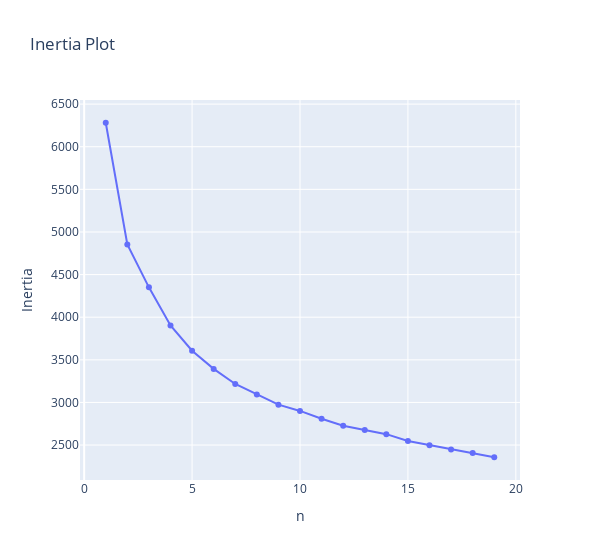

Here is the notebook cell this chart was saved with:
### Markdown cell above
#### K-Means

### Code cell
n_range = np.arange(1, 20)
inertia = [
    KMeans(random_state=39, n_clusters=i).fit(df_drop_satisTravelWLB).inertia_
    for i in n_range
]

fig = go.Figure(data=[go.Scatter(x=n_range, y=inertia)], layout={"width": 600})
fig.update_layout(title="Inertia Plot", xaxis_title="n", yaxis_title="Inertia")

fig.show()

# same elbow

### Figure 1 — Plotly figure (JSON) as saved in the notebook; plotly's stock layout.template omitted (floating-point values rounded to 4 significant figures)
{"data": [{"type": "scatter", "x": [1, 2, 3, 4, 5, 6, 7, 8, 9, 10, 11, 12, 13, 14, 15, 16, 17, 18, 19], "y": [6281.0, 4854.0, 4350.0, 3903.0, 3607.0, 3394.0, 3217.0, 3094.0, 2974.0, 2900.0, 2809.0, 2727.0, 2675.0, 2628.0, 2548.0, 2499.0, 2448.0, 2407.0, 2357.0]}], "layout": {"title": {"text": "Inertia Plot"}, "width": 600, "xaxis": {"title": {"text": "n"}}, "yaxis": {"title": {"text": "Inertia"}}}}
